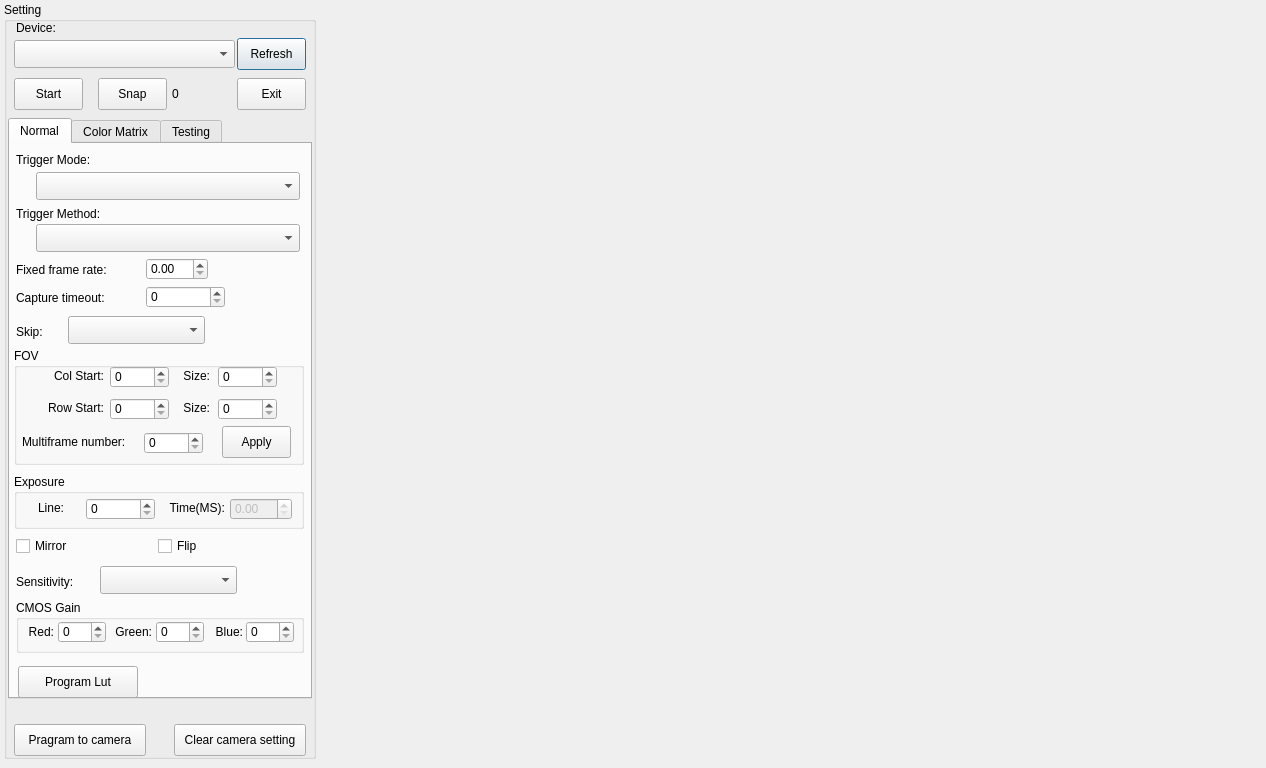
<?xml version="1.0" encoding="UTF-8"?>
<ui version="4.0">
 <class>KSJSCZDemoMainWindow</class>
 <widget class="QDialog" name="KSJSCZDemoMainWindow">
  <property name="geometry">
   <rect>
    <x>0</x>
    <y>0</y>
    <width>1266</width>
    <height>768</height>
   </rect>
  </property>
  <property name="windowTitle">
   <string>Dialog</string>
  </property>
  <widget class="QGroupBox" name="SettingGroupBox">
   <property name="geometry">
    <rect>
     <x>4</x>
     <y>2</y>
     <width>312</width>
     <height>757</height>
    </rect>
   </property>
   <property name="title">
    <string>Setting</string>
   </property>
   <widget class="QComboBox" name="DevicesComboBox">
    <property name="geometry">
     <rect>
      <x>10</x>
      <y>38</y>
      <width>221</width>
      <height>28</height>
     </rect>
    </property>
   </widget>
   <widget class="QPushButton" name="RefreshPushButton">
    <property name="geometry">
     <rect>
      <x>233</x>
      <y>36</y>
      <width>69</width>
      <height>32</height>
     </rect>
    </property>
    <property name="text">
     <string>Refresh</string>
    </property>
   </widget>
   <widget class="QLabel" name="label_3">
    <property name="geometry">
     <rect>
      <x>12</x>
      <y>18</y>
      <width>120</width>
      <height>16</height>
     </rect>
    </property>
    <property name="text">
     <string>Device:</string>
    </property>
   </widget>
   <widget class="QPushButton" name="PreViewPushButton">
    <property name="geometry">
     <rect>
      <x>10</x>
      <y>76</y>
      <width>69</width>
      <height>32</height>
     </rect>
    </property>
    <property name="text">
     <string>Start</string>
    </property>
   </widget>
   <widget class="QPushButton" name="SnapImagePushButton">
    <property name="geometry">
     <rect>
      <x>94</x>
      <y>76</y>
      <width>69</width>
      <height>32</height>
     </rect>
    </property>
    <property name="text">
     <string>Snap</string>
    </property>
   </widget>
   <widget class="QPushButton" name="ExitAppPushButton">
    <property name="geometry">
     <rect>
      <x>233</x>
      <y>76</y>
      <width>69</width>
      <height>32</height>
     </rect>
    </property>
    <property name="text">
     <string>Exit</string>
    </property>
   </widget>
   <widget class="QPushButton" name="PragramSettingsPushButton">
    <property name="geometry">
     <rect>
      <x>10</x>
      <y>722</y>
      <width>132</width>
      <height>32</height>
     </rect>
    </property>
    <property name="text">
     <string>Pragram to camera</string>
    </property>
   </widget>
   <widget class="QPushButton" name="ClearSettingsPushButton">
    <property name="geometry">
     <rect>
      <x>170</x>
      <y>722</y>
      <width>132</width>
      <height>32</height>
     </rect>
    </property>
    <property name="text">
     <string>Clear camera setting</string>
    </property>
   </widget>
   <widget class="QLabel" name="SnapCountLabel">
    <property name="geometry">
     <rect>
      <x>168</x>
      <y>84</y>
      <width>29</width>
      <height>16</height>
     </rect>
    </property>
    <property name="text">
     <string>0</string>
    </property>
   </widget>
   <widget class="QTabWidget" name="SettingTabWidget">
    <property name="geometry">
     <rect>
      <x>4</x>
      <y>116</y>
      <width>304</width>
      <height>581</height>
     </rect>
    </property>
    <property name="currentIndex">
     <number>0</number>
    </property>
    <widget class="QWidget" name="NormalTab">
     <attribute name="title">
      <string>Normal</string>
     </attribute>
     <widget class="QPushButton" name="ProgramLutPushButton">
      <property name="geometry">
       <rect>
        <x>8</x>
        <y>522</y>
        <width>120</width>
        <height>32</height>
       </rect>
      </property>
      <property name="text">
       <string>Program Lut</string>
      </property>
     </widget>
     <widget class="QGroupBox" name="groupBox_2">
      <property name="geometry">
       <rect>
        <x>6</x>
        <y>456</y>
        <width>288</width>
        <height>53</height>
       </rect>
      </property>
      <property name="title">
       <string>CMOS Gain</string>
      </property>
      <widget class="QSpinBox" name="GainGreenSpinBox">
       <property name="geometry">
        <rect>
         <x>140</x>
         <y>21</y>
         <width>48</width>
         <height>22</height>
        </rect>
       </property>
       <property name="maximum">
        <number>8192</number>
       </property>
      </widget>
      <widget class="QSpinBox" name="GainRedSpinBox">
       <property name="geometry">
        <rect>
         <x>42</x>
         <y>21</y>
         <width>48</width>
         <height>22</height>
        </rect>
       </property>
       <property name="maximum">
        <number>8192</number>
       </property>
      </widget>
      <widget class="QSpinBox" name="GainBlueSpinBox">
       <property name="geometry">
        <rect>
         <x>230</x>
         <y>21</y>
         <width>48</width>
         <height>22</height>
        </rect>
       </property>
       <property name="maximum">
        <number>8192</number>
       </property>
      </widget>
      <widget class="QLabel" name="label_13">
       <property name="geometry">
        <rect>
         <x>96</x>
         <y>24</y>
         <width>40</width>
         <height>16</height>
        </rect>
       </property>
       <property name="text">
        <string>Green:</string>
       </property>
       <property name="alignment">
        <set>Qt::AlignRight|Qt::AlignTrailing|Qt::AlignVCenter</set>
       </property>
      </widget>
      <widget class="QLabel" name="label_16">
       <property name="geometry">
        <rect>
         <x>192</x>
         <y>24</y>
         <width>35</width>
         <height>16</height>
        </rect>
       </property>
       <property name="layoutDirection">
        <enum>Qt::LeftToRight</enum>
       </property>
       <property name="text">
        <string>Blue:</string>
       </property>
       <property name="alignment">
        <set>Qt::AlignRight|Qt::AlignTrailing|Qt::AlignVCenter</set>
       </property>
      </widget>
      <widget class="QLabel" name="label_19">
       <property name="geometry">
        <rect>
         <x>7</x>
         <y>24</y>
         <width>31</width>
         <height>16</height>
        </rect>
       </property>
       <property name="layoutDirection">
        <enum>Qt::LeftToRight</enum>
       </property>
       <property name="text">
        <string>Red:</string>
       </property>
       <property name="alignment">
        <set>Qt::AlignRight|Qt::AlignTrailing|Qt::AlignVCenter</set>
       </property>
      </widget>
     </widget>
     <widget class="QDoubleSpinBox" name="FixFrameRateDoubleSpinBox">
      <property name="geometry">
       <rect>
        <x>136</x>
        <y>114</y>
        <width>62</width>
        <height>22</height>
       </rect>
      </property>
     </widget>
     <widget class="QComboBox" name="SensitivityComboBox">
      <property name="geometry">
       <rect>
        <x>90</x>
        <y>422</y>
        <width>137</width>
        <height>28</height>
       </rect>
      </property>
     </widget>
     <widget class="QSpinBox" name="CaptureTimeoutSpinBox">
      <property name="geometry">
       <rect>
        <x>136</x>
        <y>142</y>
        <width>79</width>
        <height>22</height>
       </rect>
      </property>
      <property name="maximum">
       <number>999999999</number>
      </property>
     </widget>
     <widget class="QComboBox" name="TrigetModeComboBox">
      <property name="geometry">
       <rect>
        <x>26</x>
        <y>28</y>
        <width>264</width>
        <height>28</height>
       </rect>
      </property>
     </widget>
     <widget class="QLabel" name="label_17">
      <property name="geometry">
       <rect>
        <x>6</x>
        <y>180</y>
        <width>43</width>
        <height>16</height>
       </rect>
      </property>
      <property name="text">
       <string>Skip:</string>
      </property>
     </widget>
     <widget class="QLabel" name="label">
      <property name="geometry">
       <rect>
        <x>6</x>
        <y>118</y>
        <width>120</width>
        <height>16</height>
       </rect>
      </property>
      <property name="text">
       <string>Fixed frame rate:</string>
      </property>
     </widget>
     <widget class="QLabel" name="label_7">
      <property name="geometry">
       <rect>
        <x>6</x>
        <y>62</y>
        <width>120</width>
        <height>16</height>
       </rect>
      </property>
      <property name="text">
       <string>Trigger Method:</string>
      </property>
     </widget>
     <widget class="QLabel" name="label_4">
      <property name="geometry">
       <rect>
        <x>6</x>
        <y>146</y>
        <width>120</width>
        <height>16</height>
       </rect>
      </property>
      <property name="text">
       <string>Capture timeout:</string>
      </property>
     </widget>
     <widget class="QCheckBox" name="FlipCheckBox">
      <property name="geometry">
       <rect>
        <x>148</x>
        <y>392</y>
        <width>85</width>
        <height>20</height>
       </rect>
      </property>
      <property name="text">
       <string>Flip</string>
      </property>
     </widget>
     <widget class="QGroupBox" name="groupBox">
      <property name="geometry">
       <rect>
        <x>4</x>
        <y>204</y>
        <width>290</width>
        <height>117</height>
       </rect>
      </property>
      <property name="title">
       <string>FOV</string>
      </property>
      <widget class="QSpinBox" name="ColStartSpinBox">
       <property name="geometry">
        <rect>
         <x>96</x>
         <y>18</y>
         <width>59</width>
         <height>22</height>
        </rect>
       </property>
       <property name="maximum">
        <number>8192</number>
       </property>
      </widget>
      <widget class="QSpinBox" name="RowStartSpinBox">
       <property name="geometry">
        <rect>
         <x>96</x>
         <y>50</y>
         <width>59</width>
         <height>22</height>
        </rect>
       </property>
       <property name="maximum">
        <number>8192</number>
       </property>
      </widget>
      <widget class="QSpinBox" name="ColSizeSpinBox">
       <property name="geometry">
        <rect>
         <x>204</x>
         <y>18</y>
         <width>59</width>
         <height>22</height>
        </rect>
       </property>
       <property name="maximum">
        <number>8192</number>
       </property>
      </widget>
      <widget class="QSpinBox" name="RowSizeSpinBox">
       <property name="geometry">
        <rect>
         <x>204</x>
         <y>50</y>
         <width>59</width>
         <height>22</height>
        </rect>
       </property>
       <property name="maximum">
        <number>8192</number>
       </property>
      </widget>
      <widget class="QPushButton" name="ApplyFovPushButton">
       <property name="geometry">
        <rect>
         <x>208</x>
         <y>78</y>
         <width>69</width>
         <height>32</height>
        </rect>
       </property>
       <property name="text">
        <string>Apply</string>
       </property>
      </widget>
      <widget class="QSpinBox" name="MultiFrameNumberSpinBox">
       <property name="geometry">
        <rect>
         <x>130</x>
         <y>84</y>
         <width>59</width>
         <height>22</height>
        </rect>
       </property>
       <property name="maximum">
        <number>8192</number>
       </property>
      </widget>
      <widget class="QLabel" name="label_2">
       <property name="geometry">
        <rect>
         <x>8</x>
         <y>86</y>
         <width>120</width>
         <height>16</height>
        </rect>
       </property>
       <property name="text">
        <string>Multiframe number:</string>
       </property>
      </widget>
      <widget class="QLabel" name="label_8">
       <property name="geometry">
        <rect>
         <x>10</x>
         <y>20</y>
         <width>80</width>
         <height>16</height>
        </rect>
       </property>
       <property name="text">
        <string>Col Start:</string>
       </property>
       <property name="alignment">
        <set>Qt::AlignRight|Qt::AlignTrailing|Qt::AlignVCenter</set>
       </property>
      </widget>
      <widget class="QLabel" name="label_9">
       <property name="geometry">
        <rect>
         <x>10</x>
         <y>52</y>
         <width>80</width>
         <height>16</height>
        </rect>
       </property>
       <property name="text">
        <string>Row Start:</string>
       </property>
       <property name="alignment">
        <set>Qt::AlignRight|Qt::AlignTrailing|Qt::AlignVCenter</set>
       </property>
      </widget>
      <widget class="QLabel" name="label_11">
       <property name="geometry">
        <rect>
         <x>160</x>
         <y>52</y>
         <width>36</width>
         <height>16</height>
        </rect>
       </property>
       <property name="layoutDirection">
        <enum>Qt::LeftToRight</enum>
       </property>
       <property name="text">
        <string>Size:</string>
       </property>
       <property name="alignment">
        <set>Qt::AlignRight|Qt::AlignTrailing|Qt::AlignVCenter</set>
       </property>
      </widget>
      <widget class="QLabel" name="label_10">
       <property name="geometry">
        <rect>
         <x>160</x>
         <y>20</y>
         <width>36</width>
         <height>16</height>
        </rect>
       </property>
       <property name="layoutDirection">
        <enum>Qt::LeftToRight</enum>
       </property>
       <property name="text">
        <string>Size:</string>
       </property>
       <property name="alignment">
        <set>Qt::AlignRight|Qt::AlignTrailing|Qt::AlignVCenter</set>
       </property>
      </widget>
     </widget>
     <widget class="QComboBox" name="TrigetMethodComboBox">
      <property name="geometry">
       <rect>
        <x>26</x>
        <y>80</y>
        <width>264</width>
        <height>28</height>
       </rect>
      </property>
     </widget>
     <widget class="QLabel" name="label_18">
      <property name="geometry">
       <rect>
        <x>6</x>
        <y>430</y>
        <width>79</width>
        <height>16</height>
       </rect>
      </property>
      <property name="text">
       <string>Sensitivity:</string>
      </property>
     </widget>
     <widget class="QGroupBox" name="groupBox_4">
      <property name="geometry">
       <rect>
        <x>4</x>
        <y>330</y>
        <width>290</width>
        <height>55</height>
       </rect>
      </property>
      <property name="title">
       <string>Exposure</string>
      </property>
      <widget class="QSpinBox" name="ExpoureLineSpinBox">
       <property name="geometry">
        <rect>
         <x>72</x>
         <y>24</y>
         <width>69</width>
         <height>22</height>
        </rect>
       </property>
       <property name="maximum">
        <number>999999</number>
       </property>
      </widget>
      <widget class="QLabel" name="label_14">
       <property name="geometry">
        <rect>
         <x>10</x>
         <y>26</y>
         <width>40</width>
         <height>16</height>
        </rect>
       </property>
       <property name="text">
        <string>Line:</string>
       </property>
       <property name="alignment">
        <set>Qt::AlignRight|Qt::AlignTrailing|Qt::AlignVCenter</set>
       </property>
      </widget>
      <widget class="QLabel" name="label_15">
       <property name="geometry">
        <rect>
         <x>152</x>
         <y>26</y>
         <width>59</width>
         <height>16</height>
        </rect>
       </property>
       <property name="layoutDirection">
        <enum>Qt::LeftToRight</enum>
       </property>
       <property name="text">
        <string>Time(MS):</string>
       </property>
       <property name="alignment">
        <set>Qt::AlignRight|Qt::AlignTrailing|Qt::AlignVCenter</set>
       </property>
      </widget>
      <widget class="QDoubleSpinBox" name="ExposureTimeSpinBox">
       <property name="enabled">
        <bool>false</bool>
       </property>
       <property name="geometry">
        <rect>
         <x>216</x>
         <y>24</y>
         <width>62</width>
         <height>22</height>
        </rect>
       </property>
      </widget>
     </widget>
     <widget class="QComboBox" name="SkipComboBox">
      <property name="geometry">
       <rect>
        <x>58</x>
        <y>172</y>
        <width>137</width>
        <height>28</height>
       </rect>
      </property>
     </widget>
     <widget class="QLabel" name="label_6">
      <property name="geometry">
       <rect>
        <x>6</x>
        <y>8</y>
        <width>120</width>
        <height>16</height>
       </rect>
      </property>
      <property name="text">
       <string>Trigger Mode:</string>
      </property>
     </widget>
     <widget class="QCheckBox" name="MirrorCheckBox">
      <property name="geometry">
       <rect>
        <x>6</x>
        <y>392</y>
        <width>85</width>
        <height>20</height>
       </rect>
      </property>
      <property name="text">
       <string>Mirror</string>
      </property>
     </widget>
    </widget>
    <widget class="QWidget" name="ColorMatrixTab">
     <attribute name="title">
      <string>Color Matrix</string>
     </attribute>
     <widget class="QGroupBox" name="groupBox_3">
      <property name="geometry">
       <rect>
        <x>4</x>
        <y>8</y>
        <width>290</width>
        <height>191</height>
       </rect>
      </property>
      <property name="title">
       <string>White Balance Matrix</string>
      </property>
      <widget class="QPushButton" name="ProgramWBMatrixPushButton">
       <property name="geometry">
        <rect>
         <x>142</x>
         <y>154</y>
         <width>141</width>
         <height>32</height>
        </rect>
       </property>
       <property name="text">
        <string>Programm WB Matrix</string>
       </property>
      </widget>
      <widget class="QLabel" name="label_12">
       <property name="geometry">
        <rect>
         <x>8</x>
         <y>26</y>
         <width>80</width>
         <height>16</height>
        </rect>
       </property>
       <property name="text">
        <string>Mode:</string>
       </property>
       <property name="alignment">
        <set>Qt::AlignRight|Qt::AlignTrailing|Qt::AlignVCenter</set>
       </property>
      </widget>
      <widget class="QComboBox" name="WBModeComboBox">
       <property name="geometry">
        <rect>
         <x>102</x>
         <y>22</y>
         <width>168</width>
         <height>28</height>
        </rect>
       </property>
      </widget>
      <widget class="QLabel" name="label_20">
       <property name="geometry">
        <rect>
         <x>8</x>
         <y>60</y>
         <width>80</width>
         <height>16</height>
        </rect>
       </property>
       <property name="text">
        <string>Presettings:</string>
       </property>
       <property name="alignment">
        <set>Qt::AlignRight|Qt::AlignTrailing|Qt::AlignVCenter</set>
       </property>
      </widget>
      <widget class="QComboBox" name="WBPresettingComboBox">
       <property name="geometry">
        <rect>
         <x>102</x>
         <y>56</y>
         <width>168</width>
         <height>28</height>
        </rect>
       </property>
      </widget>
      <widget class="QLabel" name="label_25">
       <property name="geometry">
        <rect>
         <x>8</x>
         <y>128</y>
         <width>29</width>
         <height>16</height>
        </rect>
       </property>
       <property name="layoutDirection">
        <enum>Qt::LeftToRight</enum>
       </property>
       <property name="text">
        <string>Red:</string>
       </property>
       <property name="alignment">
        <set>Qt::AlignRight|Qt::AlignTrailing|Qt::AlignVCenter</set>
       </property>
      </widget>
      <widget class="QLabel" name="label_23">
       <property name="geometry">
        <rect>
         <x>196</x>
         <y>128</y>
         <width>36</width>
         <height>16</height>
        </rect>
       </property>
       <property name="layoutDirection">
        <enum>Qt::LeftToRight</enum>
       </property>
       <property name="text">
        <string>Blue:</string>
       </property>
       <property name="alignment">
        <set>Qt::AlignRight|Qt::AlignTrailing|Qt::AlignVCenter</set>
       </property>
      </widget>
      <widget class="QLabel" name="label_24">
       <property name="geometry">
        <rect>
         <x>100</x>
         <y>128</y>
         <width>36</width>
         <height>16</height>
        </rect>
       </property>
       <property name="layoutDirection">
        <enum>Qt::LeftToRight</enum>
       </property>
       <property name="text">
        <string>Green:</string>
       </property>
       <property name="alignment">
        <set>Qt::AlignRight|Qt::AlignTrailing|Qt::AlignVCenter</set>
       </property>
      </widget>
      <widget class="QDoubleSpinBox" name="WBRedSpinBox">
       <property name="geometry">
        <rect>
         <x>42</x>
         <y>126</y>
         <width>52</width>
         <height>22</height>
        </rect>
       </property>
       <property name="decimals">
        <number>3</number>
       </property>
       <property name="maximum">
        <double>5.000000000000000</double>
       </property>
      </widget>
      <widget class="QSpinBox" name="WBPHiSpinBox">
       <property name="geometry">
        <rect>
         <x>102</x>
         <y>94</y>
         <width>59</width>
         <height>22</height>
        </rect>
       </property>
       <property name="maximum">
        <number>8192</number>
       </property>
      </widget>
      <widget class="QLabel" name="label_21">
       <property name="geometry">
        <rect>
         <x>8</x>
         <y>96</y>
         <width>80</width>
         <height>16</height>
        </rect>
       </property>
       <property name="layoutDirection">
        <enum>Qt::LeftToRight</enum>
       </property>
       <property name="text">
        <string>PHi:</string>
       </property>
       <property name="alignment">
        <set>Qt::AlignRight|Qt::AlignTrailing|Qt::AlignVCenter</set>
       </property>
      </widget>
      <widget class="QDoubleSpinBox" name="WBGreenSpinBox">
       <property name="geometry">
        <rect>
         <x>142</x>
         <y>126</y>
         <width>52</width>
         <height>22</height>
        </rect>
       </property>
       <property name="decimals">
        <number>3</number>
       </property>
       <property name="maximum">
        <double>5.000000000000000</double>
       </property>
      </widget>
      <widget class="QDoubleSpinBox" name="WBBlueSpinBox">
       <property name="geometry">
        <rect>
         <x>232</x>
         <y>126</y>
         <width>52</width>
         <height>22</height>
        </rect>
       </property>
       <property name="decimals">
        <number>3</number>
       </property>
       <property name="maximum">
        <double>5.000000000000000</double>
       </property>
      </widget>
     </widget>
     <widget class="QGroupBox" name="groupBox_5">
      <property name="geometry">
       <rect>
        <x>4</x>
        <y>206</y>
        <width>290</width>
        <height>233</height>
       </rect>
      </property>
      <property name="title">
       <string>Color Correction Matrix</string>
      </property>
      <widget class="QPushButton" name="ProgramCCMMatrixPushButton">
       <property name="geometry">
        <rect>
         <x>142</x>
         <y>196</y>
         <width>141</width>
         <height>32</height>
        </rect>
       </property>
       <property name="text">
        <string>Programm CCM Matrix</string>
       </property>
      </widget>
      <widget class="QLabel" name="label_22">
       <property name="geometry">
        <rect>
         <x>8</x>
         <y>26</y>
         <width>80</width>
         <height>16</height>
        </rect>
       </property>
       <property name="text">
        <string>Mode:</string>
       </property>
       <property name="alignment">
        <set>Qt::AlignRight|Qt::AlignTrailing|Qt::AlignVCenter</set>
       </property>
      </widget>
      <widget class="QComboBox" name="CCMModeComboBox">
       <property name="geometry">
        <rect>
         <x>102</x>
         <y>22</y>
         <width>168</width>
         <height>28</height>
        </rect>
       </property>
      </widget>
      <widget class="QLabel" name="label_26">
       <property name="geometry">
        <rect>
         <x>8</x>
         <y>60</y>
         <width>80</width>
         <height>16</height>
        </rect>
       </property>
       <property name="text">
        <string>Presettings:</string>
       </property>
       <property name="alignment">
        <set>Qt::AlignRight|Qt::AlignTrailing|Qt::AlignVCenter</set>
       </property>
      </widget>
      <widget class="QComboBox" name="CCMPresettingComboBox">
       <property name="geometry">
        <rect>
         <x>102</x>
         <y>56</y>
         <width>168</width>
         <height>28</height>
        </rect>
       </property>
      </widget>
      <widget class="QDoubleSpinBox" name="CCM00SpinBox">
       <property name="geometry">
        <rect>
         <x>54</x>
         <y>96</y>
         <width>52</width>
         <height>22</height>
        </rect>
       </property>
       <property name="decimals">
        <number>3</number>
       </property>
       <property name="maximum">
        <double>999999999999.000000000000000</double>
       </property>
       <property name="singleStep">
        <double>0.001000000000000</double>
       </property>
      </widget>
      <widget class="QDoubleSpinBox" name="CCM01SpinBox">
       <property name="geometry">
        <rect>
         <x>134</x>
         <y>96</y>
         <width>52</width>
         <height>22</height>
        </rect>
       </property>
       <property name="decimals">
        <number>3</number>
       </property>
       <property name="maximum">
        <double>999999999999.000000000000000</double>
       </property>
       <property name="singleStep">
        <double>0.001000000000000</double>
       </property>
      </widget>
      <widget class="QDoubleSpinBox" name="CCM02SpinBox">
       <property name="geometry">
        <rect>
         <x>214</x>
         <y>96</y>
         <width>52</width>
         <height>22</height>
        </rect>
       </property>
       <property name="decimals">
        <number>3</number>
       </property>
       <property name="maximum">
        <double>999999999999.000000000000000</double>
       </property>
       <property name="singleStep">
        <double>0.001000000000000</double>
       </property>
      </widget>
      <widget class="QDoubleSpinBox" name="CCM11SpinBox">
       <property name="geometry">
        <rect>
         <x>134</x>
         <y>128</y>
         <width>52</width>
         <height>22</height>
        </rect>
       </property>
       <property name="decimals">
        <number>3</number>
       </property>
       <property name="maximum">
        <double>999999999999.000000000000000</double>
       </property>
       <property name="singleStep">
        <double>0.001000000000000</double>
       </property>
      </widget>
      <widget class="QDoubleSpinBox" name="CCM10SpinBox">
       <property name="geometry">
        <rect>
         <x>54</x>
         <y>128</y>
         <width>52</width>
         <height>22</height>
        </rect>
       </property>
       <property name="decimals">
        <number>3</number>
       </property>
       <property name="maximum">
        <double>999999999999.000000000000000</double>
       </property>
       <property name="singleStep">
        <double>0.001000000000000</double>
       </property>
      </widget>
      <widget class="QDoubleSpinBox" name="CCM12SpinBox">
       <property name="geometry">
        <rect>
         <x>214</x>
         <y>128</y>
         <width>52</width>
         <height>22</height>
        </rect>
       </property>
       <property name="decimals">
        <number>3</number>
       </property>
       <property name="maximum">
        <double>999999999999.000000000000000</double>
       </property>
       <property name="singleStep">
        <double>0.001000000000000</double>
       </property>
      </widget>
      <widget class="QDoubleSpinBox" name="CCM21SpinBox">
       <property name="geometry">
        <rect>
         <x>134</x>
         <y>160</y>
         <width>52</width>
         <height>22</height>
        </rect>
       </property>
       <property name="decimals">
        <number>3</number>
       </property>
       <property name="maximum">
        <double>999999999999.000000000000000</double>
       </property>
       <property name="singleStep">
        <double>0.001000000000000</double>
       </property>
      </widget>
      <widget class="QDoubleSpinBox" name="CCM22SpinBox">
       <property name="geometry">
        <rect>
         <x>214</x>
         <y>160</y>
         <width>52</width>
         <height>22</height>
        </rect>
       </property>
       <property name="decimals">
        <number>3</number>
       </property>
       <property name="maximum">
        <double>999999999999.000000000000000</double>
       </property>
       <property name="singleStep">
        <double>0.001000000000000</double>
       </property>
      </widget>
      <widget class="QDoubleSpinBox" name="CCM20SpinBox">
       <property name="geometry">
        <rect>
         <x>54</x>
         <y>160</y>
         <width>52</width>
         <height>22</height>
        </rect>
       </property>
       <property name="decimals">
        <number>3</number>
       </property>
       <property name="maximum">
        <double>999999999999.000000000000000</double>
       </property>
       <property name="singleStep">
        <double>0.001000000000000</double>
       </property>
      </widget>
     </widget>
     <widget class="QGroupBox" name="groupBox_6">
      <property name="geometry">
       <rect>
        <x>4</x>
        <y>446</y>
        <width>290</width>
        <height>83</height>
       </rect>
      </property>
      <property name="title">
       <string>Bayer</string>
      </property>
      <widget class="QLabel" name="label_27">
       <property name="geometry">
        <rect>
         <x>10</x>
         <y>22</y>
         <width>47</width>
         <height>16</height>
        </rect>
       </property>
       <property name="text">
        <string>Mode:</string>
       </property>
       <property name="alignment">
        <set>Qt::AlignRight|Qt::AlignTrailing|Qt::AlignVCenter</set>
       </property>
      </widget>
      <widget class="QComboBox" name="BayerModeComboBox">
       <property name="geometry">
        <rect>
         <x>64</x>
         <y>18</y>
         <width>148</width>
         <height>28</height>
        </rect>
       </property>
      </widget>
      <widget class="QComboBox" name="BayerFilterComboBox">
       <property name="geometry">
        <rect>
         <x>64</x>
         <y>50</y>
         <width>148</width>
         <height>28</height>
        </rect>
       </property>
      </widget>
      <widget class="QLabel" name="label_28">
       <property name="geometry">
        <rect>
         <x>10</x>
         <y>54</y>
         <width>47</width>
         <height>16</height>
        </rect>
       </property>
       <property name="text">
        <string>Filter:</string>
       </property>
       <property name="alignment">
        <set>Qt::AlignRight|Qt::AlignTrailing|Qt::AlignVCenter</set>
       </property>
      </widget>
      <widget class="QPushButton" name="DefaultBayerPushButton">
       <property name="geometry">
        <rect>
         <x>220</x>
         <y>16</y>
         <width>61</width>
         <height>32</height>
        </rect>
       </property>
       <property name="text">
        <string>Default</string>
       </property>
      </widget>
     </widget>
    </widget>
    <widget class="QWidget" name="TestingTab">
     <attribute name="title">
      <string>Testing</string>
     </attribute>
     <widget class="QPushButton" name="EmptyBufferPushButton">
      <property name="geometry">
       <rect>
        <x>18</x>
        <y>22</y>
        <width>111</width>
        <height>32</height>
       </rect>
      </property>
      <property name="text">
       <string>Empty Buffer</string>
      </property>
     </widget>
     <widget class="QPushButton" name="CaptureRGBPushButton">
      <property name="geometry">
       <rect>
        <x>18</x>
        <y>62</y>
        <width>111</width>
        <height>32</height>
       </rect>
      </property>
      <property name="text">
       <string>Capture RGB</string>
      </property>
     </widget>
     <widget class="QPushButton" name="CaptureRawPushButton">
      <property name="geometry">
       <rect>
        <x>18</x>
        <y>102</y>
        <width>111</width>
        <height>32</height>
       </rect>
      </property>
      <property name="text">
       <string>Capture Raw</string>
      </property>
     </widget>
     <widget class="QPushButton" name="TestingPushButton">
      <property name="geometry">
       <rect>
        <x>18</x>
        <y>170</y>
        <width>111</width>
        <height>32</height>
       </rect>
      </property>
      <property name="text">
       <string>Testing</string>
      </property>
     </widget>
    </widget>
   </widget>
  </widget>
 </widget>
 <resources/>
 <connections/>
</ui>
